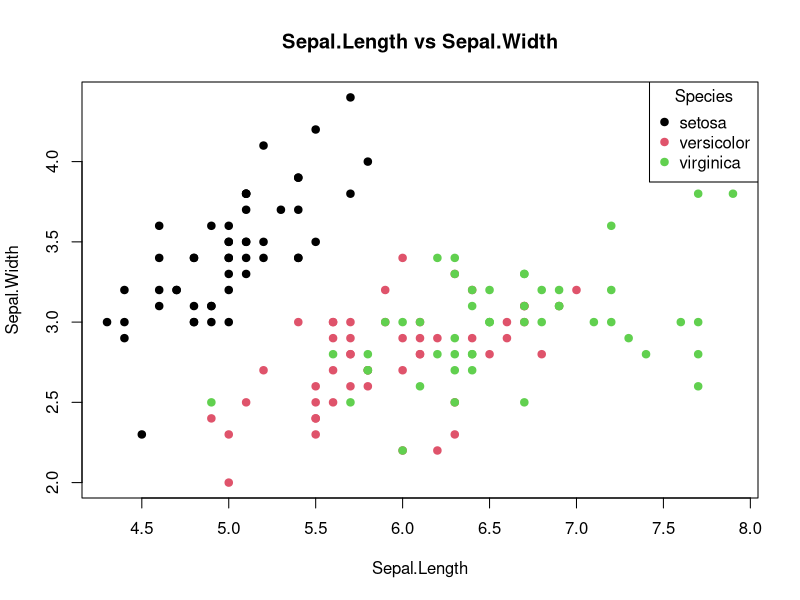

Source code (R): (Note: this script raises an error after producing the figure.)
## ---- chunk 1
# Load necessary libraries
library("e1071")
library("caret")
## ---- chunk 2
# Load the Iris dataset
data(iris)
## ---- chunk 3
# Explore the data
head(iris)
summary(iris)
str(iris)
## ---- chunk 4
# Create a custom visualization function
visualize_data <- function(data, x_var, y_var) {
  plot(data[[x_var]], data[[y_var]], 
       col = as.numeric(data$Species), 
       pch = 19, 
       main = paste(x_var, "vs", y_var), 
       xlab = x_var, 
       ylab = y_var)

  legend("topright", 
         legend = levels(data$Species), 
         col = unique(as.numeric(data$Species)), 
         pch = 19, 
         title = "Species")
}
## ---- chunk 5
# Visualize Sepal Length vs Sepal Width
visualize_data(iris, "Sepal.Length", "Sepal.Width")
## ---- chunk 6
# Split the data into training and testing sets
set.seed(123)
trainIndex <- createDataPartition(iris$Species, p = 0.7, list = FALSE)
iris_train <- iris[trainIndex, ]
iris_test <- iris[-trainIndex, ]
## ---- chunk 7
# Train an SVM model with a polynomial kernel
model <- svm(Species ~ ., data = iris_train, kernel = "polynomial", cost = 1, degree = 3)
## ---- chunk 8
# Perform hyperparameter tuning with cross-validation
trctrl <- trainControl(method = "cv", number = 5)
tuneGrid <- expand.grid(degree = 2:4, scale = c(0.001, 0.01, 0.1), C = 2^(2:7))  
tuned_model <- train(Species ~ ., data = iris_train, method = "svmPoly",
                     trControl = trctrl, tuneGrid = tuneGrid)
## ---- chunk 9
# Print the best tuned parameters
print(tuned_model$bestTune)
## ---- chunk 10
plot(tuned_model)
## ---- chunk 11
plot(tuned_model$bestTune)
## ---- chunk 12
# Make predictions on the test set
predicted <- predict(tuned_model, iris_test[, -5])
## ---- chunk 13
# Evaluate the model performance
confusionMatrix(table(predicted, iris_test$Species))
## ---- chunk 14
# Visualize Petal Length vs Petal Width with predicted classes
iris_test$Predicted <- predicted
visualize_data(iris_test, "Petal.Length", "Petal.Width")

